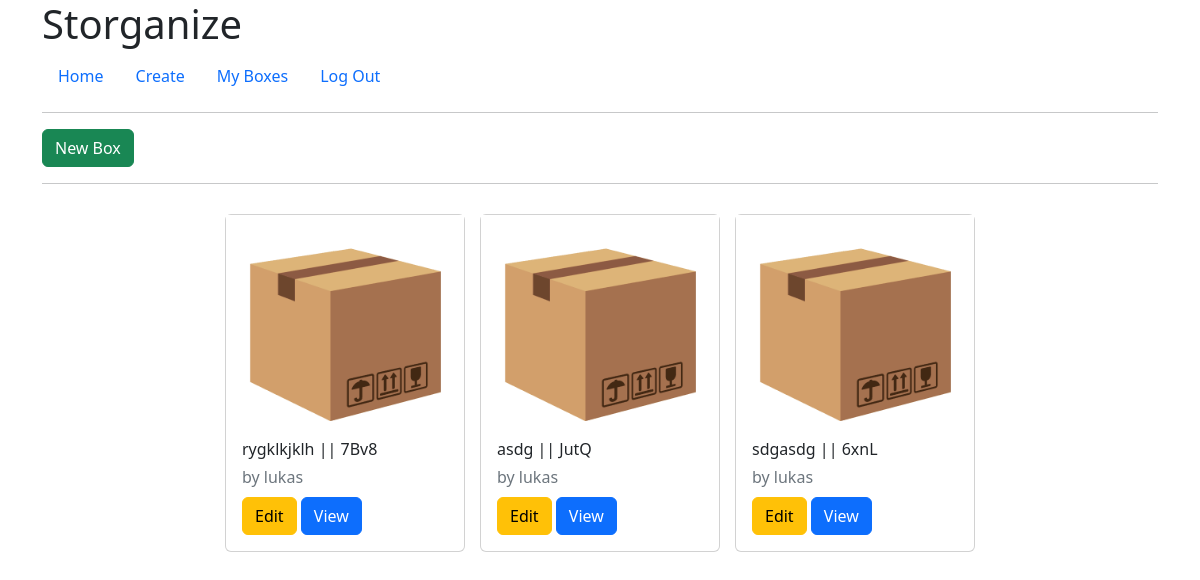
The page /myboxes (signed in) on the database as committed earlier.
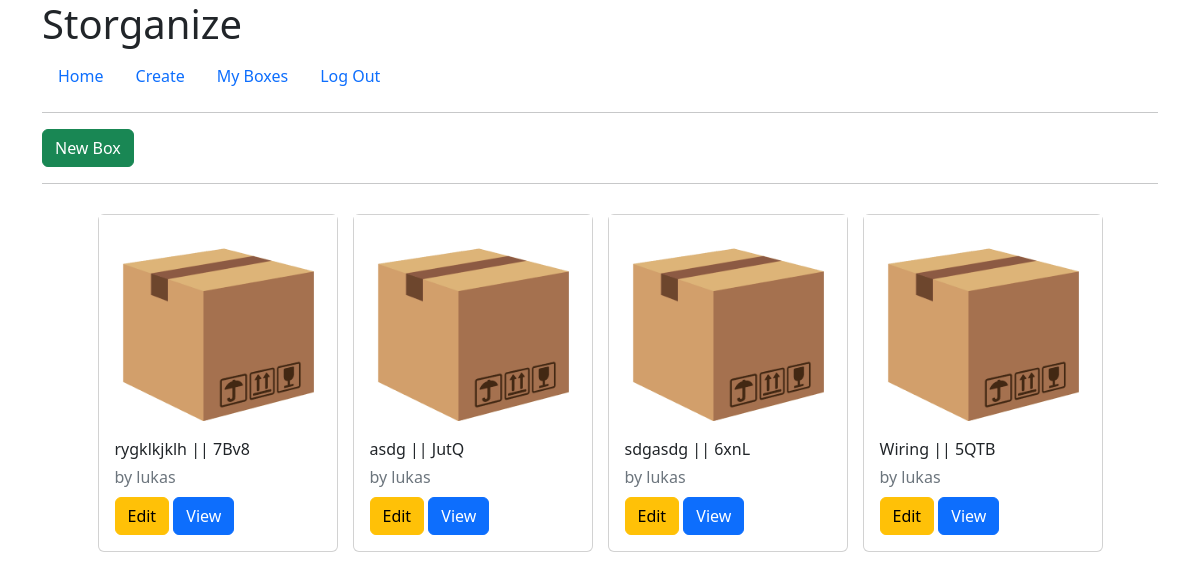
The same page on the database as committed later.
### tables this page shows
CREATE TABLE storage_box (
  uuid TEXT NOT NULL,
  username TEXT NOT NULL,
  created TIMESTAMP NOT NULL DEFAULT CURRENT_TIMESTAMP,
  box_type TEXT NOT NULL,
  box_title TEXT NOT NULL,
  box_desc TEXT NOT NULL,
  PRIMARY KEY (uuid),
  FOREIGN KEY (username) REFERENCES user (username)
);

### storganize/storage.py (the view)
@bp.route('/myboxes', methods=['GET'])
@login_required
def get_all_storage_box():
    db = get_db()
    boxes = db.execute('''SELECT * FROM storage_box
                    WHERE storage_box.username = ?''', (g.user['username'],)).fetchall()
    return render_template('storganize_templates/myboxes.html', boxes=boxes)

### storganize/auth.py (called while the page is built)
@bp.before_app_request
def load_logged_in_user():
    user_id = session.get('user_id')
    if user_id is None:
        g.user = None
    else:
        g.user = get_db().execute(
            'SELECT * FROM user WHERE username = ?', (user_id,)
        ).fetchone()

def login_required(view):
    @functools.wraps(view)
    def wrapped_view(**kwargs):
        if g.user is None:
            return redirect(url_for('auth.login'))
        return view(**kwargs)
    return wrapped_view

### storganize/db.py (called while the page is built)
def get_db():
    if 'db' not in g:
        g.db = sqlite3.connect(
            current_app.config['DATABASE'],
        )
        g.db.row_factory = sqlite3.Row
    return g.db

### storganize/storage.py (called while the page is built)
@bp.context_processor
def base():
    form = SearchForm()
    return dict(form=form)

### storganize/templates/storganize_templates/myboxes.html (shortened to what this page needs)
{% extends 'base.html' %}
  {% block header %}
  <div class="container">
    {% if g.user %}
      <a type="button" class="btn btn-success" class="action" href="{{ url_for('storage.create_box') }}">New Box</a>
      <hr>
    {% endif %}
  {% endblock %}
    {% block content %}
      <div class="container serv">
        {% for box in boxes %}
              <div class="card" style="width: 15rem;">
                <img id="my-img" src="\static\images\staticbox.png" onmouseover="hover(this);" onmouseout="unhover(this);" />
                <div class="card-body">
                  <div class="card-title"> {{ box['box_title'] }} || {{ box['uuid'] }}</div>
                  <div class="card-subtitle mb-2 text-muted">by {{ box['username'] }} </div>
                  <div>
                    <a type="button" class="btn btn-warning" class="action" href="{{ url_for('storage.update', uuid=box['uuid']) }}">Edit</a>
                    <a type="button" class="btn btn-primary" class="action" href="{{ url_for('storage.view', uuid=box['uuid']) }}">View</a>
                  </div>
                </div>
              </div>
        {% endfor %}
      </div>
    {% endblock %}

Rows that differ between the two databases and show on the page:
added storage_box: box_title "Wiring", uuid "5QTB", username "lukas"
